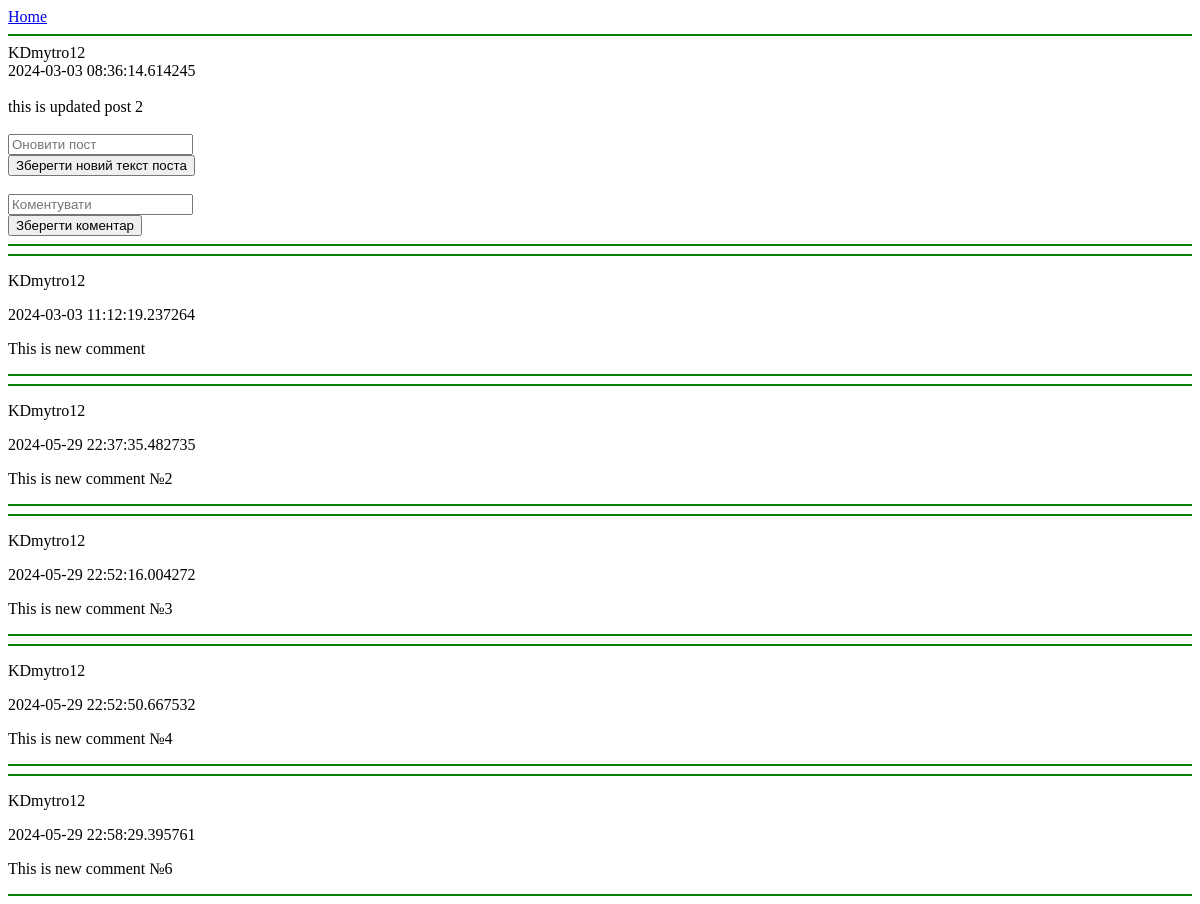
Before: /post/1/ with the older database file.
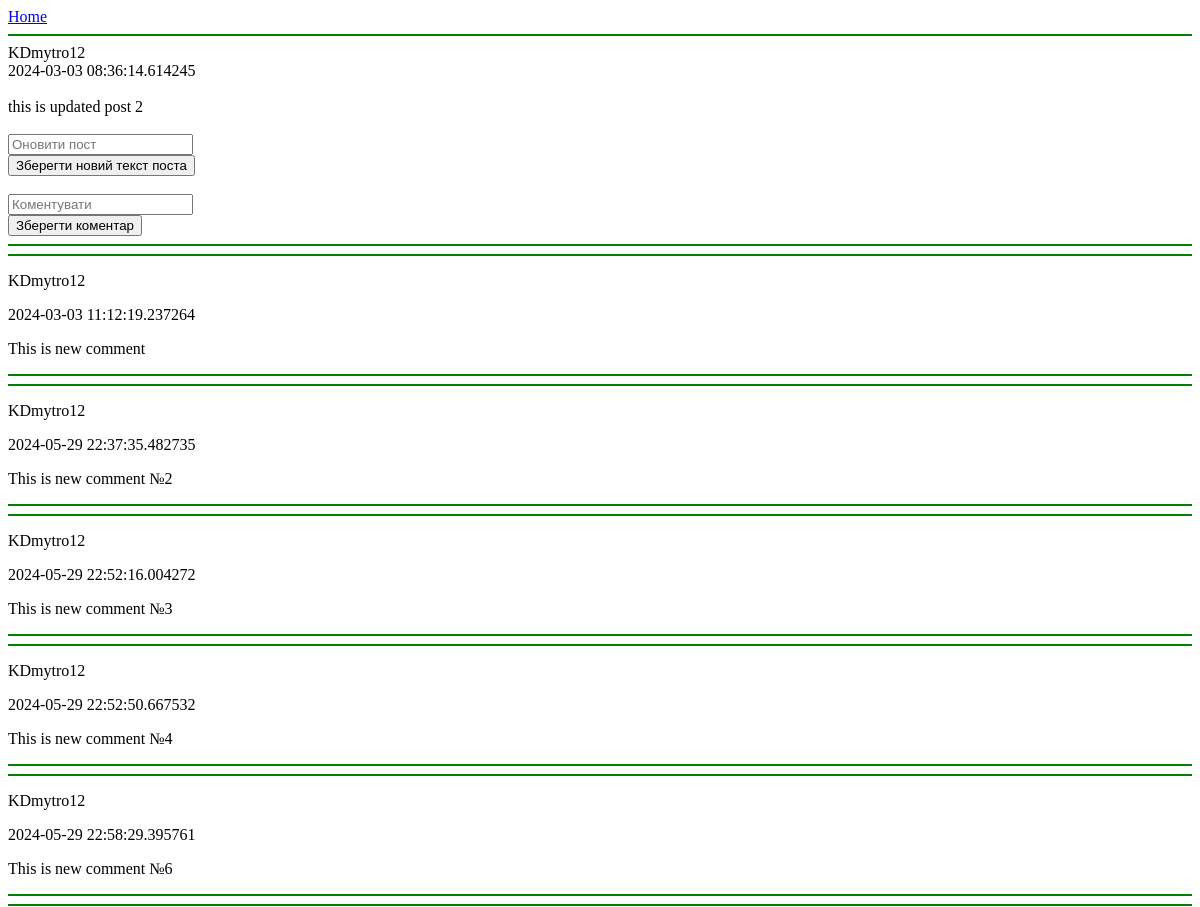
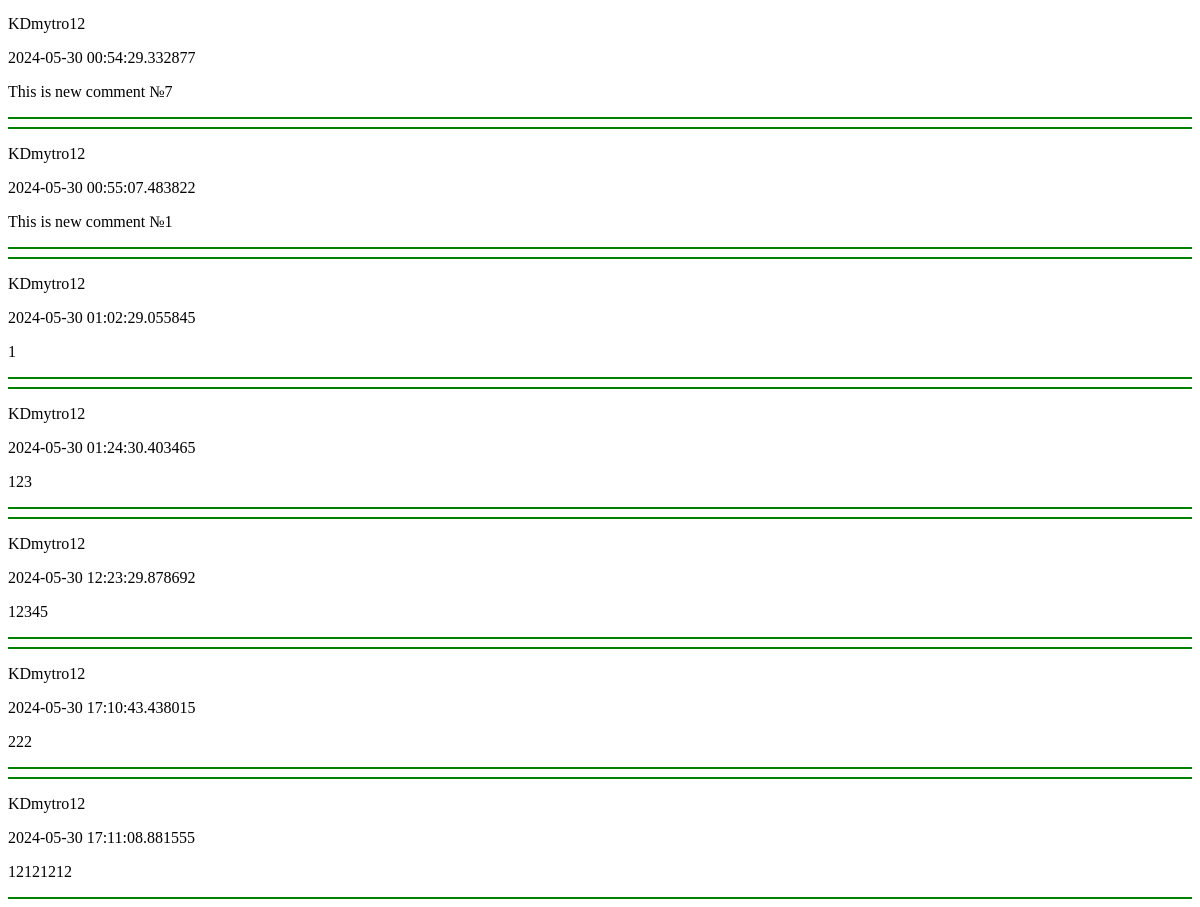
After: the same page with the newer database file (2 pictures, top to bottom).
### Testing_App/models.py (models this page shows)
class Posts  (models.Model):
    text = models.CharField(max_length=750)
    added_at = models.CharField(max_length=50)
    user = models.ForeignKey(User,on_delete=models.CASCADE)

class User(AbstractUser):
    profile_photo = models.ImageField(upload_to="images")
    bio = models.CharField(max_length=750)

class Comments  (models.Model):
    text = models.CharField(max_length=750)
    added_at = models.CharField(max_length=50)
    user = models.ForeignKey(User,on_delete=models.CASCADE)
    post = models.ForeignKey(Posts,on_delete=models.CASCADE)

### Testing_App/views.py (the view, shortened to what this page needs)
# urls.py: path('post/<int:pk>/',views.PostFormPage.as_view()),
class  PostFormPage(TemplateView):
    template_name="Post.html"
    form_class=PostForm
    model=Posts
    def get_context_data(self,**kwargs):
        context = super().get_context_data(**kwargs)
        context["post"]=Posts.objects.get(id=self.kwargs["pk"])
        context["comments"]=Comments.objects.filter(post=Posts.objects.get(id=self.kwargs["pk"]))
        return context

### Testing_App/templates/Post.html (shortened to what this page needs)
<!DOCTYPE html>
<html lang="en">
<head>
</head>
<body>
          <div>
                    <a href = "/">Home</a>
          </div>
          <hr color="green">
          {{ post.user }}<br>
          {{ post.added_at }}<br><br>
          <div id ="text" >
              {% block text %}
                {{ post.text }}<br><br>
              {% endblock %}
          </div>
          {% if  request.user == user %}
                <input id="text_of_updated_post" type="text" name="post" placeholder="Оновити пост"><br>
                <input id="update_post" type="submit" value="Зберегти новий текст поста" data-url = "{% url 'post_editing' post.id%}"
                    hx-trigger="click"
                    hx-post="{% url  'post_editing' post.id %}"
                    hx-include="#text_of_updated_post, [name = 'csrfmiddlewaretoken']"
                    hx-target="#text"
                >
         {% endif %}<br><br>
         <input id="text_of_new_comment" type="text" name="text" placeholder="Коментувати"><br>
         <input id="create_new_comment" type="submit" value = "Зберегти коментар" data-url = "{% url 'comment_creation' post.id%}"
            hx-trigger="click"
            hx-post="{% url  'comment_creation' post.id %}"
            hx-include="#text_of_new_comment, [name = 'csrfmiddlewaretoken']"
            hx-target="#comments"
         >
          <hr color="green">
          <div id="comments">
              {% block comments %}
                {% for i in comments %}
                    <hr color="green">
                    <p>{{ i.user }}</p>
                    <p>{{ i.added_at }}</p>
                    <p>{{ i.text }}</p>
                    <hr color="green">
                {% endfor %}
              {% endblock %}
          </div>
</body>
</html>

Changed rows visible on the page:
added Comments: user "KDmytro12", added_at "2024-05-30 00:54:29.332877", text "This is new comment №7"
added Comments: user "KDmytro12", added_at "2024-05-30 00:55:07.483822", text "This is new comment №1"
added Comments: user "KDmytro12", added_at "2024-05-30 01:02:29.055845", text "1"
added Comments: user "KDmytro12", added_at "2024-05-30 01:24:30.403465", text "123"
added Comments: user "KDmytro12", added_at "2024-05-30 12:23:29.878692", text "12345"
added Comments: user "KDmytro12", added_at "2024-05-30 17:10:43.438015", text "222"
added Comments: user "KDmytro12", added_at "2024-05-30 17:11:08.881555", text "12121212"
